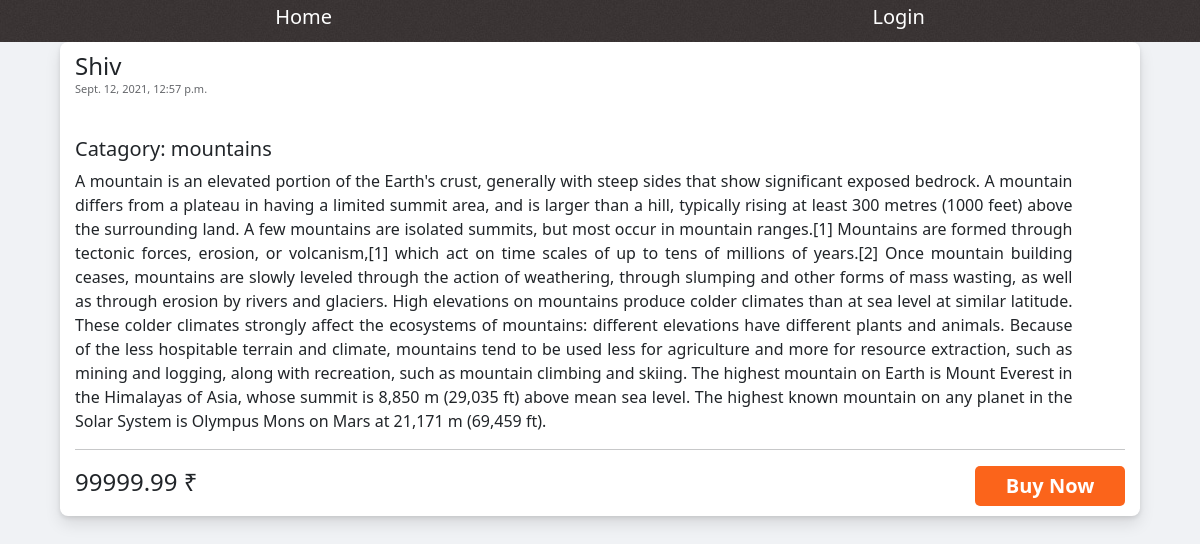
Page /image/detail/2 on the committed database.
### image_gallery/models.py (models this page shows, shortened)
class Image(models.Model) :
    owner       = models.ForeignKey(settings.AUTH_USER_MODEL, on_delete=models.CASCADE)
    description = models.TextField()
    catagory    = models.ForeignKey(Catagory, on_delete=models.DO_NOTHING)
    created_at  = models.DateTimeField(auto_now_add=True)
    photo       = models.ImageField(upload_to="image_gallery")
    price       = models.DecimalField(max_digits=10, decimal_places=2)

class Catagory(models.Model):
    name = models.CharField(max_length=100, unique=True)
    def __str__(self):
        return self.name

### image_gallery/views.py (the view)
# urls.py: path('image/detail/<int:pk>', views.ImageDetailView.as_view(), name='image_detail'),
class ImageDetailView(DetailView):
    template_name = 'image_gallery/image_detail.html'
    model = Image

### templates/image_gallery/image_detail.html (shortened to what this page needs)
{% extends 'image_gallery/base.html' %} {% load static %} {% block content %}
<div class="image__container" style="width: 90%; margin: auto;">
    <div class="flex space-between align-center">
        <h4 style="margin: 0; text-transform: capitalize;">{{object.owner.username}}</h4>
    </div>
    <p class="created">{{object.created_at}}</p>
    <h5>Catagory: {{object.catagory}}</h5>
    <div style="max-width: 95%; text-align: justify;" class="description">{{object.description}}</div>
    <hr>
    <div class="flex space-between align-center">
        <h4>{{object.price}} &#8377;</h4>
        <a href="{% url 'image_gallery:payment' %}" class="buy">Buy Now</a>
    </div>
</div>
{% endblock %}

### static/css/image_gallery.css (style rules this page uses)
:root { --background: #f0f2f5; --grey_text: #959ba8; --focus_color: #1298f6; --hover_grey: #e4e6eb; }
* { margin: 0; padding: 0; }
.flex { display: flex; }
.align-center { align-items: center; }
.space-between { justify-content: space-between; }
body { background-color: var(--background); margin: auto; }
a { text-decoration: none; color: black; }
.image__container { background-color: white; box-shadow: 0 2px 4px rgb(0 0 0 / 10%), 0 8px 16px rgb(0 0 0 / 10%); border-radius: 8px; padding: 10px 15px; margin-bottom: 10px; }
.created { font-size: 11px; color: #65676b; }
.buy { background-color: #fb641b; font-size: 20px; font-weight: bold; color: white; padding: 5px; border-radius: 5px; width: 150px; text-align: center; }

### rows in the picture
Image: owner.username "Shiv", created_at "Sept. 12, 2021, 12:57 p.m.", catagory "mountains", description "A mountain is an elevated portion of the Earth's crust, generally with steep sides that show significant exposed bedrock. A mountain differs from a plateau in having a limited summit area, and is larger than a hill, typically rising at least 300 metres (1000 feet) above the surrounding land. A few mountains are isolated summits, but most occur in mountain ranges.[1] Mountains are formed through tectonic forces, erosion, or volcanism,[1] which act on time scales of up to tens of millions of years.[2] Once mountain building ceases, mountains are slowly leveled through the action of weathering, through slumping and other forms of mass wasting, as well as through erosion by rivers and glaciers.…", price "99999.99"
